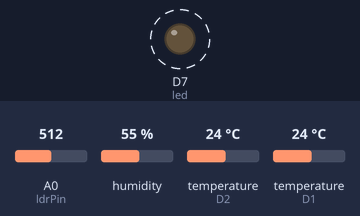
Simulated run of this sketch. Board: ESP8266 (NodeMCU). Shown: output pins drawn as LEDs (lit = HIGH). Dashed ring = blinking. The inputs (shaded band) are chosen by the test bench; at power-on: A0 (ldrPin) = 512, humidity 55 %, temperature (sensors on D2, D1) 24 °C. WiFi joins after 1.5 s; servers stay silent unless stated; network time is answered at once with the bench clock; uploads are accepted with an empty reply; the local clock reads 2024-03-15 10:24:30 at power-on unless the sketch sets it; what the sketch prints to the serial monitor is not drawn.

Above: at 2.4 s.
Timing chart, 0 to 6.7 s (numbered marks = the images above):
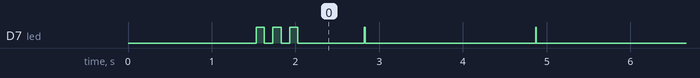

Measured:
- by itself, D7 (led): HIGH → LOW at 1.6 s, → HIGH 0.10 s later, → LOW 0.10 s later, → HIGH 0.10 s later, … (133 changes in this stretch)

The sketch:

AdvancedWS_MQTT.ino
```cpp
#include <NTPClient.h>
#include <ESP8266WiFi.h>
#include <WiFiUdp.h>
#include <DHT.h>
#include <OneWire.h>
#include <DallasTemperature.h>
#include <Wire.h>
#include <PubSubClient.h> // Importa a Biblioteca PubSubClien

//defines:
//defines de id mqtt e tópicos para publicação e subscribe
#define TOPICO_PUBLISH   "MQTTNodeMCUAnalogicoEnvia"    //tópico MQTT de envio de informações para Broker
                                                        //IMPORTANTE: recomendamos fortemente alterar os nomes
                                                        //            desses tópicos. Caso contrário, há grandes
                                                        //            chances de você controlar e monitorar o NodeMCU
                                                        //            de outra pessoa.
#define ID_MQTT  "NodeMCUAnalogico"     //id mqtt (para identificação de sessão)
                                        //IMPORTANTE: este deve ser único no broker (ou seja,
                                        //            se um client MQTT tentar entrar com o mesmo
                                        //            id de outro já conectado ao broker, o broker
                                        //            irá fechar a conexão de um deles).

#define TAMANHO_STRING_SERIAL      ((4*8) + 7 + 1)  //8 canais (de 4 bytes de informação cada, em ASCII) e 7 separadores (;) e terminador de string (\0)

#define ONE_WIRE_BUS1 D1
OneWire oneWire1(ONE_WIRE_BUS1);
DallasTemperature sensor0(&oneWire1);

#define DHTTYPE DHT11 // DHT11
uint8_t DHTPin = D2;
DHT dht(DHTPin, DHTTYPE);

#define NTP_OFFSET   60 * 60      // In seconds
#define NTP_INTERVAL 60 * 1000    // In miliseconds
#define NTP_ADDRESS  "a.st1.ntp.br"
WiFiUDP ntpUDP;
NTPClient timeClient(ntpUDP, NTP_ADDRESS, NTP_OFFSET, NTP_INTERVAL);

const char *host = "192.168.0.113";
const int   led  = D7;

int estacao  = 1;
int ldrPin   = A0;
int tmp      = 80;
int ldrValor = 0;

String data = "";
String str  = "";

float  t, h, l, c;
float  tempC1, temp0, altit, pres0;

char EstadoSaida = '0';  //variável que armazena o estado atual da saída

const char* BROKER_MQTT = "iot.eclipse.org"; //URL do broker MQTT que se deseja utilizar
int BROKER_PORT = 1883; // Porta do Broker MQTT

WiFiClient espClient; // Cria o objeto espClient
PubSubClient MQTT(espClient); // Instancia o Cliente MQTT passando o objeto espClient
char StringLeiturasADC[TAMANHO_STRING_SERIAL];

void initWiFi(void);
void initMQTT(void);
void reconectWiFi(void);
//void mqtt_callback(char* topic, byte* payload, unsigned int length);
//void VerificaConexoesWiFIEMQTT(void);
bool VerificaSeHaInformacaoNaSerial(void);
//void EnviaInformacoesMQTT(void);

void initWiFi() {
    delay(10);
    reconectWiFi();
}

void reconectWiFi() {
  const char *ssid     = "Katena's House";
  const char *password = "aruazI_sirC@13";
  WiFi.begin(ssid, password);

  // We start by connecting to a WiFi network
  Serial.println();
  Serial.println();
  Serial.print("Connecting to ");
  Serial.println(ssid);
  while (WiFi.status() != WL_CONNECTED) {
    digitalWrite(led, HIGH); // acende o LED
    delay(100);
    digitalWrite(led, LOW); // acende o LED
    Serial.print( "." );
  }

  Serial.println("");
  Serial.println("WiFi connected");
  Serial.print("IP address: ");
  Serial.println(WiFi.localIP());
}

void initMQTT() {
  MQTT.setServer(BROKER_MQTT, BROKER_PORT);   //informa qual broker e porta deve ser conectado
}

void reconnectMQTT() {
  if (!MQTT.connected())
  {
    if (MQTT.connect(ID_MQTT))
      Serial.println("Conectado ao MQTT");
    else
    {
      Serial.println("NÃO conectado ao MQTT");
      //aguarda 2 segundos e tenta se conectar novamente.
      delay(200);
    }
  }
  else
    Serial.println("Conectado ao MQTT");
}

void mqtt_callback(char* topic, byte* payload, unsigned int length) {
  String msg;

  //obtem a string do payload recebido
  for (int i = 0; i < length; i++) {
     char c = (char)payload[i];
     msg += c;
  }

  if (msg.equals("L")) {
    digitalWrite(D0, LOW);
    EstadoSaida = '1';
  }

  //verifica se deve colocar nivel alto de tensão na saída D0:
  if (msg.equals("D")) {
    digitalWrite(D0, HIGH);
    EstadoSaida = '0';
  }
}

void VerificaConexoesWiFIEMQTT(void) {
  if (!MQTT.connected()) {
    reconnectMQTT(); //se não há conexão com o Broker, a conexão é refeita
    Serial.println("NÃO conectado ao MQTT");
  }
  else
    Serial.println("Conectado ao MQTT");
}

bool VerificaSeHaInformacaoNaSerial() {
  char c;
  int  i;

  if (Serial.available() <= 0)
    return false;

  //há dados sendo recebidos. Limpa buffer de recepção:
  memset(StringLeiturasADC, 0, TAMANHO_STRING_SERIAL);
  //pega a string toda (até \0).

  i = 0;
  do {
    c = Serial.read();
    if (c != '\0') {
      StringLeiturasADC[i] = c;
      i++;
    }
  } while (c != '\0');
  Serial.println("");
  return true;
}

void EnviaInformacoesMQTT(void) {
  //MQTT.publish(TOPICO_PUBLISH, StringLeiturasADC);
  Serial.println(StringLeiturasADC);
  String thisString1 = String(StringLeiturasADC);
  EncontraValor(thisString1, "Pressao", "pressao",   thisString1.indexOf("Pressao", 0), thisString1.indexOf("Pressao", 0)+7, 10000);
  EncontraValor(thisString1, "Solo",    "umid_solo", thisString1.indexOf("Solo",   23), thisString1.indexOf("Solo",   23)+4, 0);
  EncontraValor(thisString1, "Chuva",   "chuva",     thisString1.indexOf("Chuva",  37), thisString1.indexOf("Chuva",  37)+5, 0);
  EncontraValor(thisString1, "Som",     "som",       thisString1.indexOf("Som",    52), thisString1.indexOf("Som",    52)+3, 0);
}

void EncontraValor(String str1, String str2, String str3, int inicio, int fim, int limite) {
  int pos = 0;
  String temp = "";
  if (str2 == "Pressao") {
    pos = str1.indexOf("Pressao", 0);
    Serial.println(pos);
    if (pos > 0)
      str1 = str1.substring(pos-3);
    else if (pos == 0) {
      temp = str1.substring(1);
      pos  = temp.indexOf("Pressao", 0);
      if (pos > 0) {
        Serial.println(pos);
        str1 = temp.substring(pos);
      }
    }
    Serial.println(str1);
  }

  if (str1.substring(inicio, fim) == str2) {
    Serial.print(str2);
    str2 = str1.substring(fim+2, fim+8);
    Serial.print(": ");
    if (str2.toFloat() > limite)
      EnviaDados(str2.toFloat(), str3, estacao);
  }
  else {
    Serial.print(str2);
    Serial.println(": ");
    Serial.print("NÃO Achou Substring ");
    Serial.println(str1.substring(inicio, fim));
  }
}

void EnviaDados(float valor, String tipo, int estacao) {
  WiFiClient client;
  const int httpPort = 5000;
  timeClient.update();

  if (!client.connect(host, httpPort)) {
    Serial.println("connection failed");
    return;
  }

  String formattedTime    = timeClient.getFormattedTime();
  unsigned long epcohTime = timeClient.getEpochTime();

  data = "{\"valor\": " + String(valor) + ", \"datahora\": " + String(epcohTime) + "}";

  client.println("POST /api/v1.2/sensor/" + String(estacao) + "/" + tipo + " HTTP/1.1");
  client.print("Host: ");
  client.println(host);
  client.println("Accept: */*");
  client.println("Content-Type: application/json");
  client.print("Content-Length: ");
  client.println(data.length());
  client.println();
  client.print(data);
  Serial.println(data);

  delay(20); // Can be changed
  if (client.connected()) {
    client.stop();  // DISCONNECT FROM THE SERVER
  }
  delay(20);
}

void setup() {
  Serial.begin(115200);

  // We start by connecting to a WiFi network
  initWiFi();

  initMQTT();

  sensor0.begin();
  //Serial.print(sensor0.getDeviceCount(), DEC);
  if (sensor0.getDeviceCount() == 0)
    Serial.println("Sensor temperatura da água não encontrado");

  timeClient.begin();

  pinMode(led,    OUTPUT);
  pinMode(ldrPin, INPUT);
  pinMode(DHTPin, INPUT);

  dht.begin();

  digitalWrite(led, HIGH); // acende o LED
  delay(100);
  digitalWrite(led, LOW); // acende o LED
  delay(100);
  digitalWrite(led, HIGH); // acende o LED
  delay(100);
  digitalWrite(led, LOW); // acende o LED
  delay(100);
  digitalWrite(led, HIGH); // acende o LED
  delay(100);
  digitalWrite(led, LOW); // acende o LED
}

void loop() {
//    VerificaConexoesWiFIEMQTT();

  //se recebeu informações pela serial, as envia por MQTT
  VerificaSeHaInformacaoNaSerial();
  EnviaInformacoesMQTT();

  //keep=alive do MQTT
//  MQTT.loop();

  sensor0.requestTemperatures();
  tempC1 = sensor0.getTempCByIndex(0);

  ldrValor = analogRead(ldrPin);
  l = 1024 - ldrValor;

  t = dht.readTemperature();
  h = dht.readHumidity();

  digitalWrite(led, HIGH); // acende o LED
  delay(10);
  digitalWrite(led, LOW); // acende o LED
  delay(10);

  Serial.print("Temperatura Amb.: ");
  EnviaDados(t, "temp_ambiente", estacao);
  Serial.print("Temperatura Água: ");
  EnviaDados(tempC1, "temp_agua", estacao);
  Serial.print("Umidade Relativa: ");
  EnviaDados(h, "umid_relativa", estacao);
  Serial.print("Luminosidade:     ");
  EnviaDados(l, "luminosidade", estacao);

  //ESP.reset();
}
```
